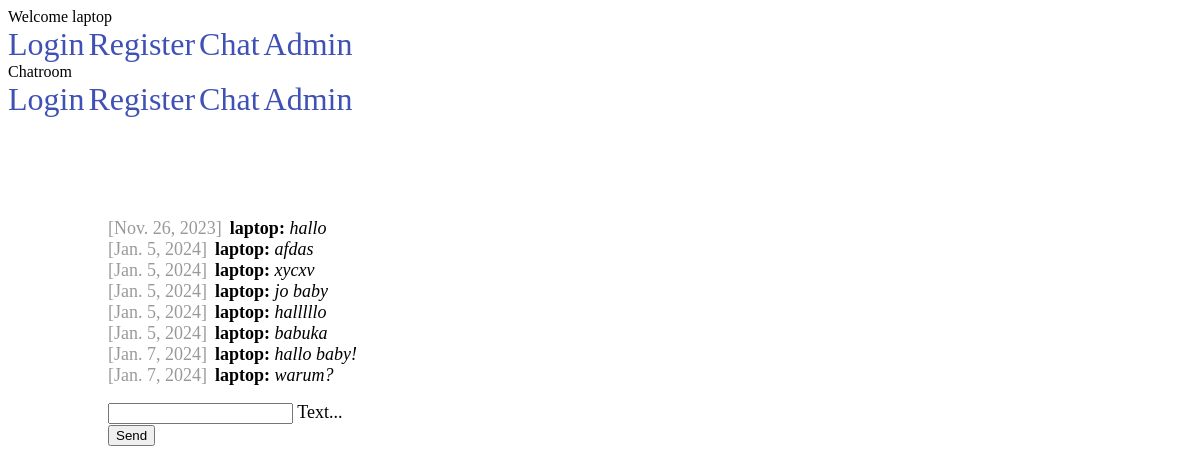
Page /chat/ (signed in) on the committed database.
### chat/models.py (models this page shows)
class Message(models.Model):
    text = models.CharField(max_length=500)
    created_at = models.DateField(default = date.today)
    chat = models.ForeignKey(Chat, on_delete=models.CASCADE, related_name='chat_message_set', default=None, blank=True, null=True)
    author = models.ForeignKey(settings.AUTH_USER_MODEL, on_delete=models.CASCADE, related_name='author_message_set')
    receiver = models.ForeignKey(settings.AUTH_USER_MODEL, on_delete=models.CASCADE, related_name='receiver_message_set')

### chat/views.py (the view)
# urls.py: path('chat/', index),
@login_required(login_url = '/login/')
def index(request):
   myChat = Chat.objects.get(id=1)
   if request.method == 'POST' and request.POST.get('textmessage', '') != '':
        print("Recived data: " + request.POST['textmessage'])
        myChat = Chat.objects.get(id=1)
        Message.objects.create(text=request.POST['textmessage'], chat=myChat, author=request.user, receiver=request.user)
   chatMessages = Message.objects.filter(chat__id=1)
   return render(request, 'chat/index.html', {'messages': chatMessages})

### chat/templates/chat/index.html (shortened to what this page needs)
{% extends "base.html" %}
{% block content %}
{% if request.user.is_authenticated %}
{% for message in messages %}
  <div>
    <span class="color-gray">[{{ message.created_at }}]</span><b>{{ message.author }}:</b> <i>{{ message.text }}</i>
  </div>
{% endfor %}
<form action="/chat/" method="post">
  <div style="margin-top: 16px;" class="mdl-textfield mdl-js-textfield mdl-textfield--floating-label">
    <input class="mdl-textfield__input" name="textmessage" type="text" id="sample3" />
    <label class="mdl-textfield__label" for="sample3">Text...</label>
  </div>
  <div>
    <button  class="mdl-button mdl-js-button mdl-button--raised mdl-js-ripple-effect mdl-button--accent">Send</button>
  </div>
</form>
{% else %}
  <h1>Nicht eigeloggt</h1>
  <p>Du bist aktuell nicht eingelogt, <br>
  bitte <a href="/login/">hier</a> einlogen.</p>
{% endif %}
{% endblock %}

### templates/base.html (shortened to what this page needs)
<!DOCTYPE html>
<html lang="en">
  <head>
    <link rel="stylesheet" href="https://code.getmdl.io/1.3.0/material.indigo-pink.min.css" />
    {% load static %}
    <link rel="stylesheet" href="{% static 'css/style.css' %}" />
  </head>
  <body>
    <div class="mdl-layout mdl-js-layout mdl-layout--fixed-header">
      <header class="mdl-layout__header">
        <div class="mdl-layout__header-row">
          <span class="mdl-layout-title">
            {% if request.user.is_authenticated %}
              Welcome {{ request.user }}
            {% else %}
              Welcom! Please log in!
            {% endif %}
          </span>
          <nav class="mdl-navigation mdl-layout--large-screen-only">
            <a class="mdl-navigation__link" href="/login/">Login</a>
            <a class="mdl-navigation__link" href="/register/">Register</a>
            <a class="mdl-navigation__link" href="/chat/">Chat</a>
            <a class="mdl-navigation__link" href="/admin/">Admin</a>
          </nav>
        </div>
      </header>
      <div class="mdl-layout__drawer">
        <span class="mdl-layout-title">Chatroom</span>
        <nav class="mdl-navigation">
          <a class="mdl-navigation__link" href="/login/">Login</a>
          <a class="mdl-navigation__link" href="/register/">Register</a>
          <a class="mdl-navigation__link" href="/chat/">Chat</a>
          <a class="mdl-navigation__link" href="/admin/">Admin</a>
        </nav>
      </div>
      <main class="mdl-layout__content">
        <div class="page-content">
          {% block content %}
          {% endblock %}
        </div>
      </main>
    </div>
  </body>
</html>

### static/css/style.css (style rules this page uses)
.page-content { padding: 100px 100px; font-size: 18px; }
i { margin-top: 10px; }
.color-gray { color: rgba(0, 0, 0, 0.4); margin-right: 8px; }
a { text-decoration: none; color: rgb(63,81,181); font-size: 32px; }

### rows in the picture
Message: created_at "Nov. 26, 2023", author "laptop", text "hallo"
Message: created_at "Jan. 5, 2024", author "laptop", text "afdas"
Message: created_at "Jan. 5, 2024", author "laptop", text "xycxv"
Message: created_at "Jan. 5, 2024", author "laptop", text "jo baby"
Message: created_at "Jan. 5, 2024", author "laptop", text "halllllo"
Message: created_at "Jan. 5, 2024", author "laptop", text "babuka"
Message: created_at "Jan. 7, 2024", author "laptop", text "hallo baby!"
Message: created_at "Jan. 7, 2024", author "laptop", text "warum?"

### other values in the picture
{{ request.user }} "laptop"
